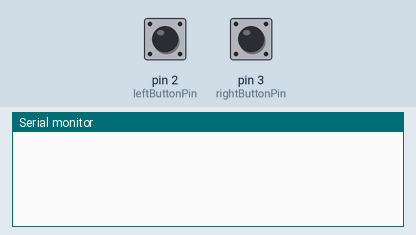
This sketch was run on a simulated SparkFun Pro Micro, built with avr-gcc and run on an emulated ATmega32U4. Parts: the last lines printed to the serial monitor. Inputs (shaded band) come from the test bench; at power-on: pin 2 (leftButtonPin) HIGH, pin 3 (rightButtonPin) HIGH.

Above: at 1.2 s.
1.3 s: pin 2 (leftButtonPin) pulled LOW for 0.15 s
At 2.0 s:
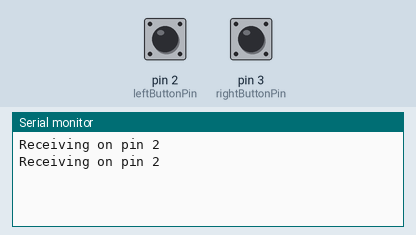
4.4 s: pin 3 (rightButtonPin) pulled LOW for 0.15 s
At 4.9 s:
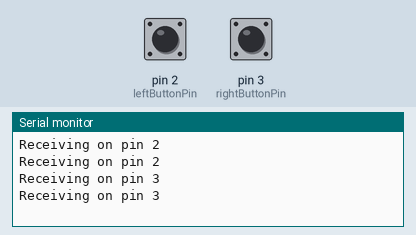

Measured:
- after the input at 1.3 s, the serial monitor: prints a new line at once (image 1)
- after the input at 4.4 s, the serial monitor: prints a new line at once (image 2)

The sketch:

button_tester.ino
```cpp
// Pin definitions
const int leftButtonPin = 2; //use this for pro micro
const int rightButtonPin = 3; //use this for pro micro

// Timer variables
unsigned long previousMillis = 0;
const long interval = 5000;  // 5 seconds interval

void setup() {
  // Start serial communication at 9600 baud rate
  Serial.begin(9600);

  // Set pin modes
  pinMode(leftButtonPin, INPUT_PULLUP);
  pinMode(rightButtonPin, INPUT_PULLUP);
}

void loop() {
  // Read the status of pin 2 and pin 3
  int pin2State = digitalRead(leftButtonPin);
  int pin3State = digitalRead(rightButtonPin);

  // Check if pin 2 is receiving a HIGH signal
  if (pin2State == LOW) {
    Serial.println("Receiving on pin 2");
  }

  // Check if pin 3 is receiving a HIGH signal
  if (pin3State == LOW) {
    Serial.println("Receiving on pin 3");
  }

  // Check if 5 seconds have passed to print a message
  unsigned long currentMillis = millis();
  if (currentMillis - previousMillis >= interval) {
    previousMillis = currentMillis;
    Serial.println("5 seconds have passed");
  }

  // Small delay to avoid spamming the serial monitor
  delay(100);
}
```
